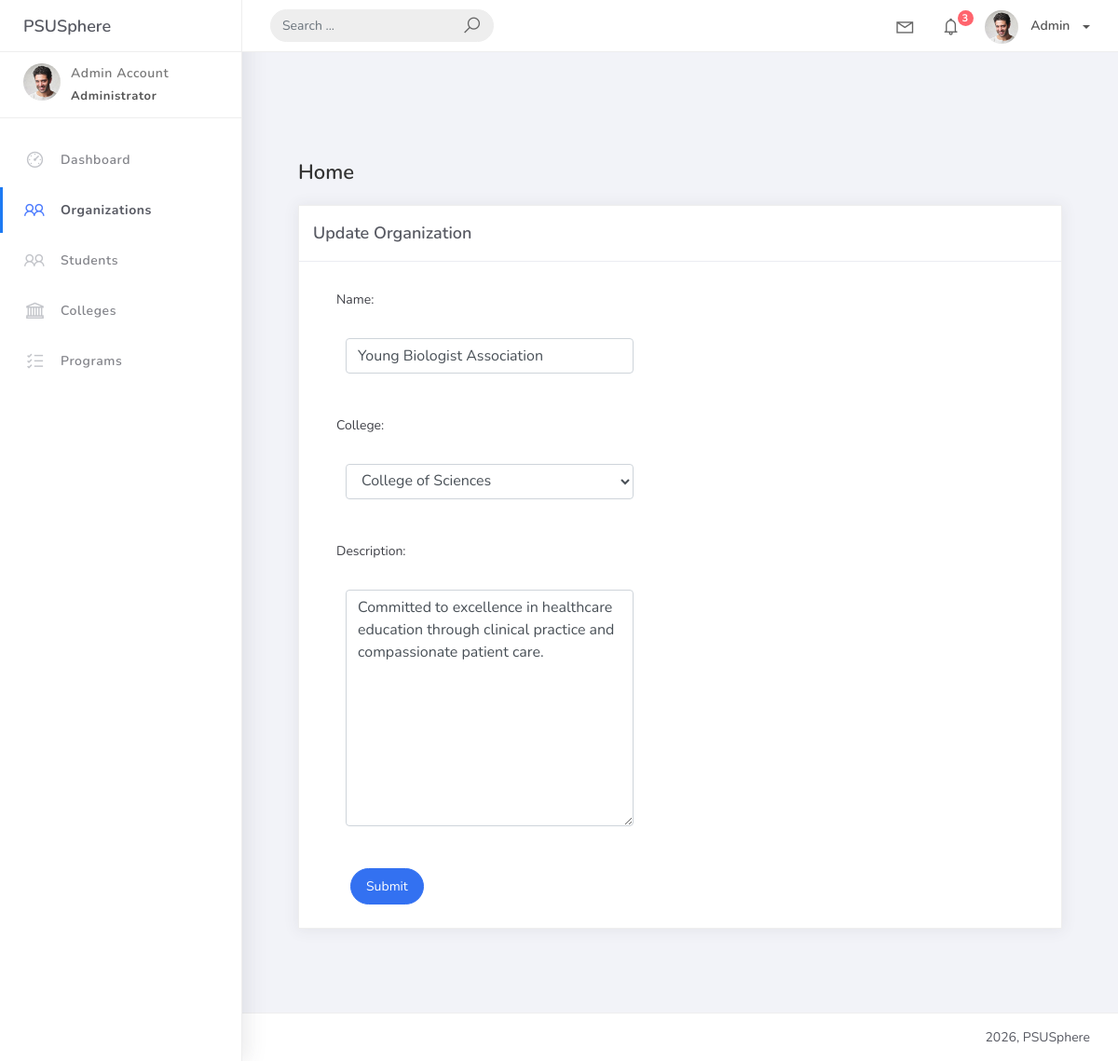
Screenshot of /organization_list/4/ with the database file from the repository.
### studentorg/models.py (models this page shows, shortened)
class BaseModel(models.Model):
    created_at = models.DateTimeField(auto_now_add=True, db_index=True)
    updated_at = models.DateTimeField(auto_now=True)
    class Meta:
        abstract = True

class Organization(BaseModel):
    name = models.CharField(max_length=250, unique=True)
    college = models.ForeignKey(College, null=True, blank=True, on_delete=models.CASCADE, related_name="organizations")
    description = models.TextField(max_length=500)

### studentorg/views.py (the view)
# urls.py: path('organization_list/<int:pk>/', OrganizationUpdateView.as_view(), name='organization-update'),
class OrganizationUpdateView(UpdateView):
    model = Organization
    form_class = OrganizationForm
    template_name = 'org_form.html'
    success_url = reverse_lazy('organization-list')

### studentorg/forms.py
class OrganizationForm(ModelForm):
     class Meta:
        model = Organization
        fields = "__all__"

### studentorg/models.py (called while the page is built)
    def __str__(self):
        return self.college_name

### templates/org_form.html (shortened to what this page needs)
{% extends 'base.html' %}
{% load static %}
{% block content %}
<div class="content">
  <div class="container-fluid">
    <h4 class="page-title">Home</h4>
    <div class="row">
      <div class="col-md-12">
        <div class="card">
          <div class="card-header">
            <div class="card-title">
              {% if object %}
                Update Organization
              {% else %}
                Add New Organization
              {% endif %}
            </div>
          </div>
          <div class="col-md-6">
            <div class="card-body">
              <form class="" action="" method="post" novalidate>
                {% include 'includes/forms.html' %}
                <div class="form-group">
                  <div class="col-md-12 col-sm-3">
                    <button type="submit" class="btn btn-primary btn-rounded">Submit</button>
                  </div>
                </div>
              </form>
            </div>
          </div>
        </div>
      </div>
    </div>
  </div>
</div>
{% endblock %}

### templates/includes/forms.html (shortened to what this page needs)
{% load widget_tweaks %}
{% for field in form %}
  <div class="field item form-group">
    <label>{{ field.label_tag }}</label>
    <div class="form-group">
      {% render_field field class="form-control" %}
    </div>
  </div>
{% endfor %}

### rows the page displays
Organization: name "Young Biologist Association" "College of Sciences" "Committed to excellence in healthcare education through clinical practice and compassionate patient care."

### other values shown
{{ field.label_tag }} "Name:" "College:" "Description:"
